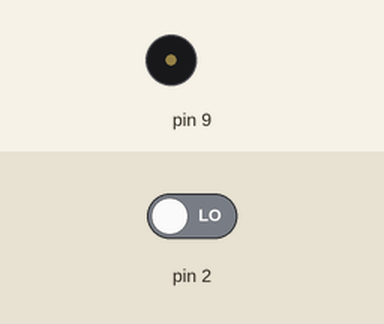
A sketch run on a simulated Arduino Uno, built with avr-gcc and run on an emulated ATmega328P. On the bench: buzzer (waves = sounding). The test bench sets the inputs (shaded band); at power-on: pin 2 LOW. What the sketch prints to the serial monitor is not drawn.

Above: at 1.2 s.
1.3 s: pin 2 driven HIGH
At 2.3 s:
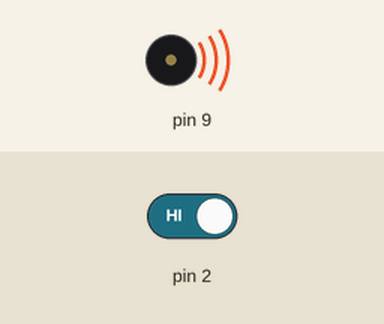
4.3 s: pin 2 driven LOW
Timing chart, 0 to 7.3 s (numbered marks = the images above; inputs shaded):
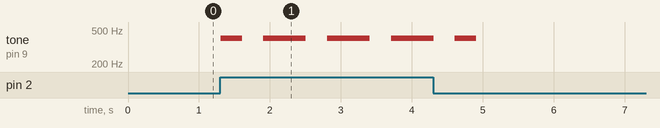

Measured:
- after the input at 1.3 s, tone on pin 9: silent → 400 Hz at once, then repeats every 0.90 s: silent 0.30 s, 400 Hz 0.60 s

The sketch:

Motion_Detection.ino
```cpp
void setup() {
  pinMode(2, INPUT);
  pinMode(9, OUTPUT);
  Serial.begin(9600);
}


void loop() {

  if(digitalRead(2) == HIGH){
    Serial.println("hello");
    tone(9, 400);
    delay(300);
    noTone(9);
    delay(300);
    tone(9, 400);
    delay(300);
  }
  else {
    Serial.println("low");
    noTone(9);
  }
}
```
